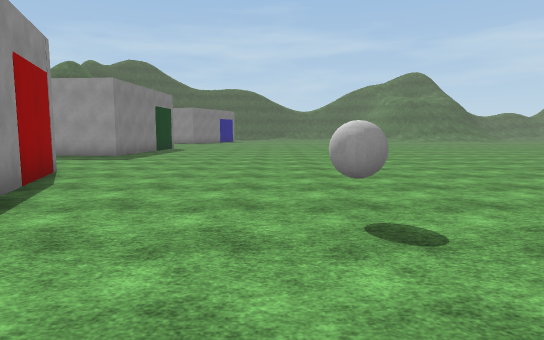
view 1 (above)

21 first-person views from a walk through a 3-D level made in the Unity game engine. The camera is 1.5 m above the floor, tilts 6° down and sees 75° across. The floor is counted in squares, 2 m on a side. Each view is taken from the middle of a square. On the plan, view 1 faces up. The plan holds only what a view shows up to about 11 squares ahead; the rest is blank. The place goes on beyond the plan. The player is left out. Some animated figures are left out. Surface patterns are stand-ins for the level's own textures.

view 2
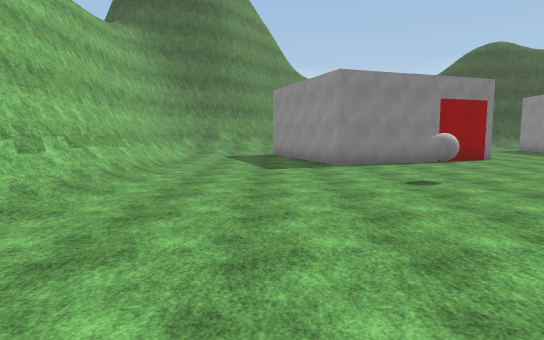

view 3
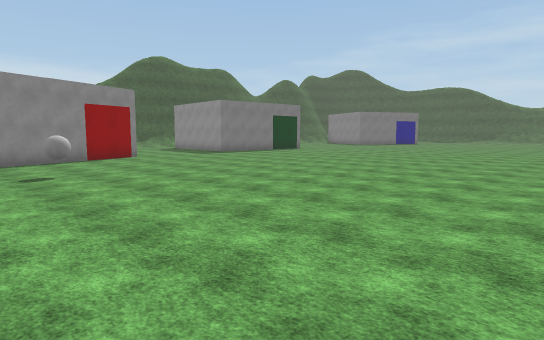

view 4
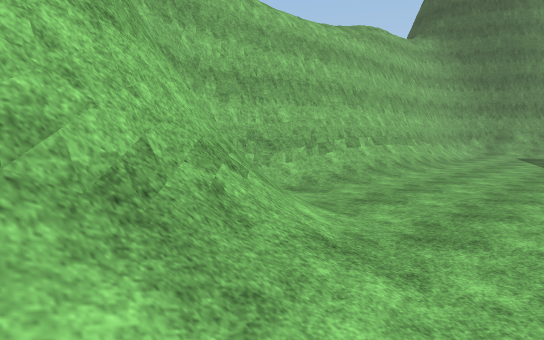

view 5
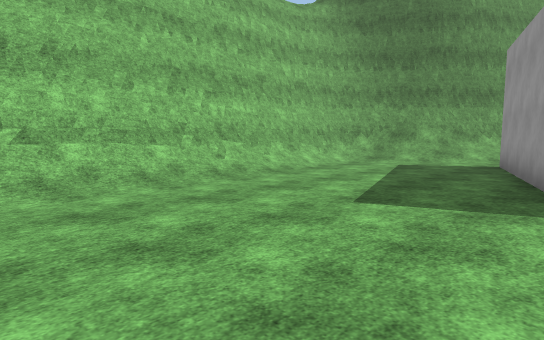

view 6
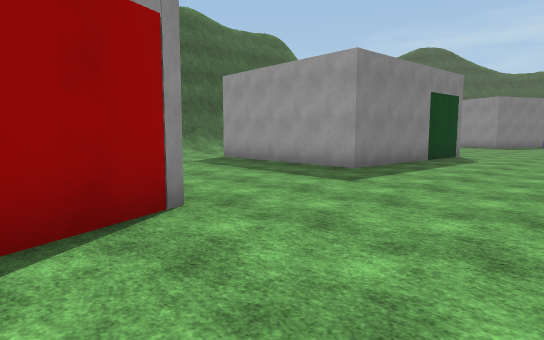

view 7
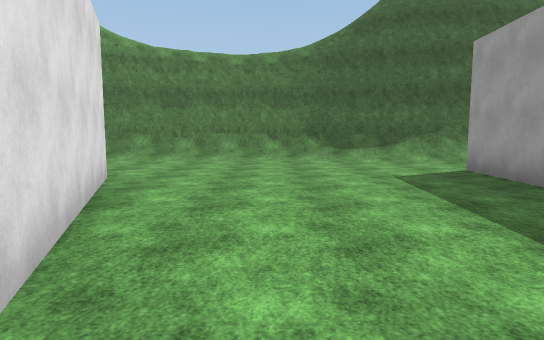

view 8
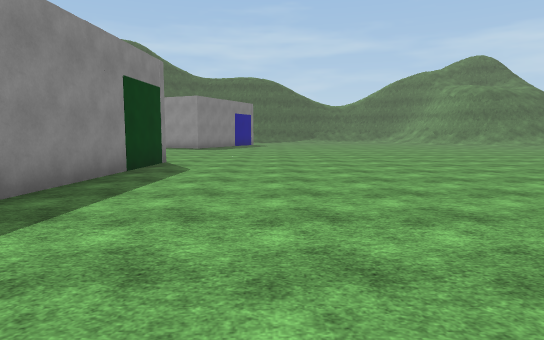

view 9
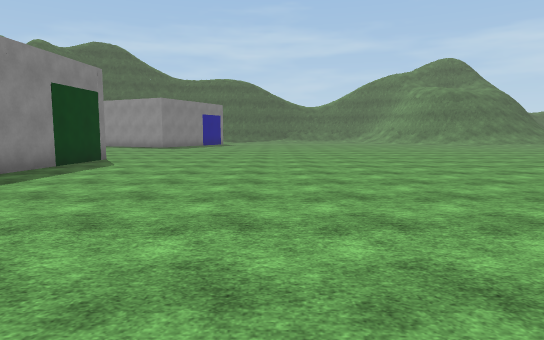

view 10
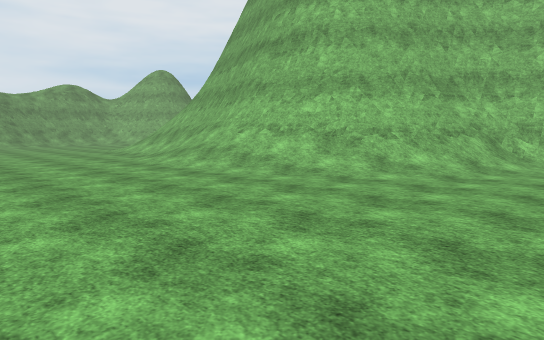

view 11
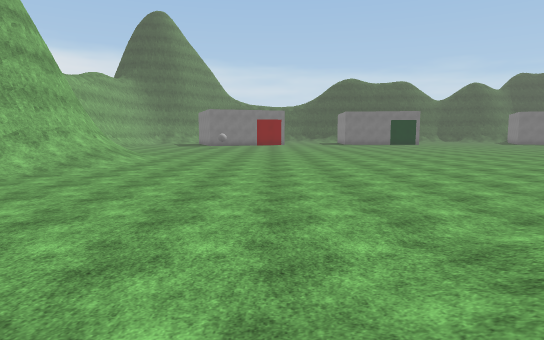

view 12
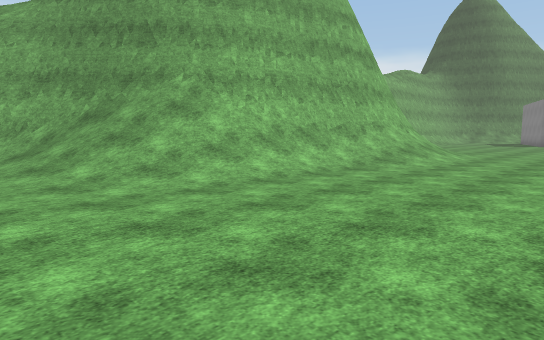

view 13
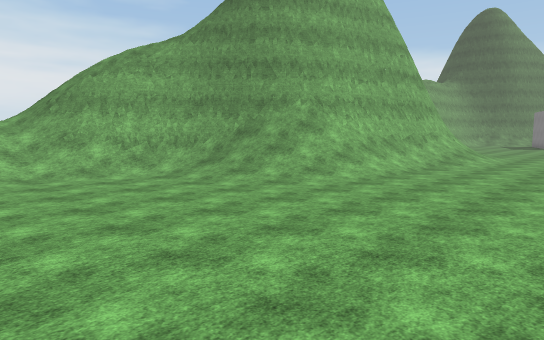

view 14
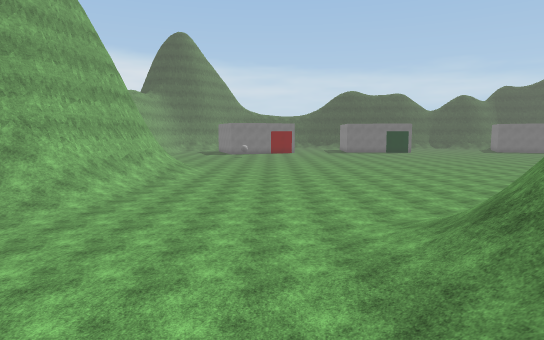

view 15
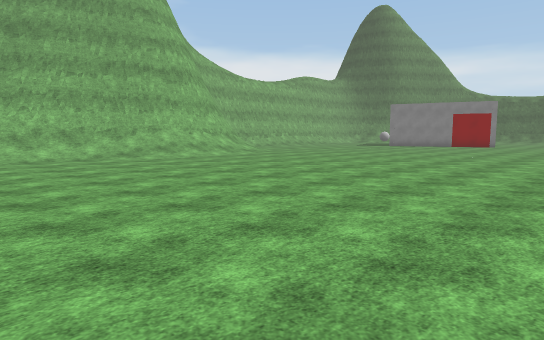

view 16
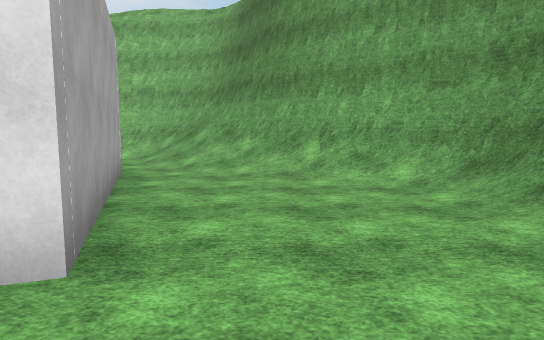

view 17
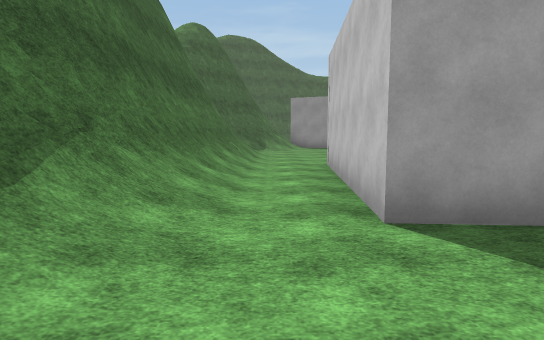

view 18
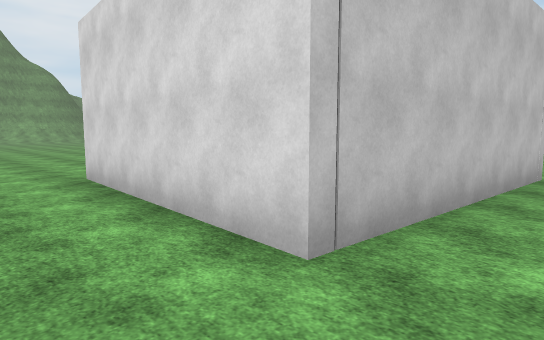

view 19
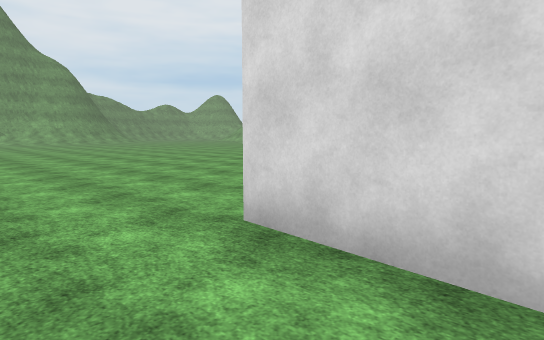

view 20
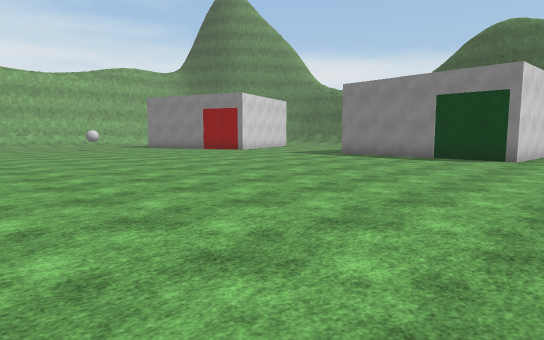

view 21
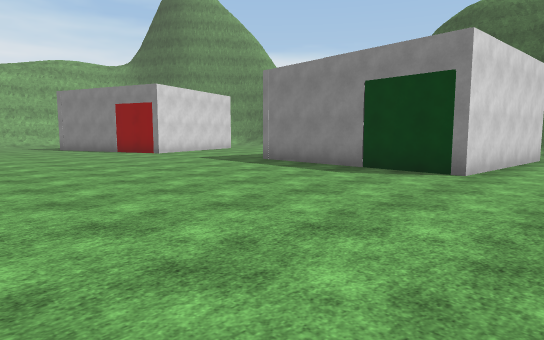

### Floor plan
Key: @ floor where view 1 was taken; # wall or solid block; . floor; / step, stairs or slope; = window, fence, low wall or low ledge; v drop or lower ground; O other object.
Columns run from 14 left of view 1 to 26 right of it. Each row starts with its distance up from view 1.
 19   #..................
 18  ##....................
 17  #=..OOOOO.............
 16  #/..    O............
 15  #/..    O...........
 14  #/.O    O............   ..
 13  #/.O    O............   ...
 12 ##/.OOOOOO.............  ......./
 11 ##/............................./
 10 #//..............................
  9 #/.............................../
  8 #/...............................///##
  7 #/........O......................./////
  6 #/.....OOOO........................////
  5 #/...OO   O........................... //
  4 #=....O   O............................
  3 #=....O    O...O......................./
  2 ##/....O   O.............//.............
  1  ##//..OOO............//////////........
  0   ##//.O......@......///####//////.....
 -1    ##//.............//########=////....
 -2     ##//............/##      ##////....
 -3      ##/////////////##        ###///...
 -4       ###############           ###////
 -5                                 vv##///
 -6                                 //v#=//

Positions as (right, up) in squares from view 1, and headings:
1: (0, 0), facing up
2: (7, 0), facing left
3: (9, 1), facing up-left
4: (9, 1), facing down-left
5: (2, 2), facing down-left
6: (-1, 5), facing up-left
7: (-3, 8), facing left
8: (-2, 8), facing up
9: (0, 7), facing up
10: (4, 6), facing down-right
11: (22, 6), facing left
12: (21, 5), facing down-left
13: (25, 5), facing down-left
14: (26, 5), facing left
15: (18, 12), facing down-left
16: (-10, 7), facing down
17: (-11, 9), facing up
18: (-11, 19), facing down-right
19: (-7, 19), facing down-right
20: (6, 19), facing down-left
21: (2, 19), facing down-left
